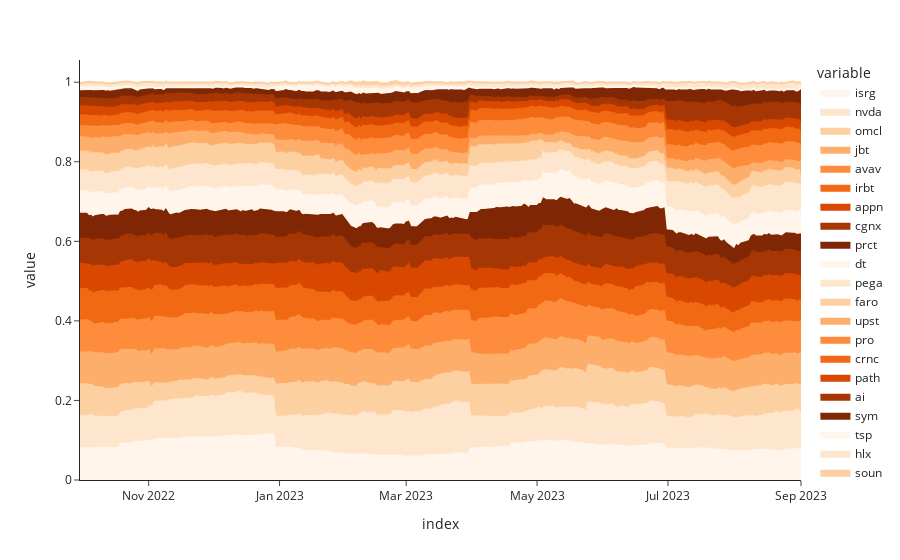

This figure's notebook cell:
### Code cell
import plotly.express as px

wei_df = round(ret.get_security_weights().loc[quartely_child_cap_upper_bound_weigh.index[0]:], 3)

fig = px.area(wei_df,
              template='simple_white',
              color_discrete_sequence=px.colors.sequential.Oranges)

for d in fig.data:
    d.fillcolor = d.line.color

fig.show()

### Figure 1 — Plotly figure (JSON) as saved in the notebook; plotly's stock layout.template omitted (floating-point values rounded to 4 significant figures; data arrays with more than 128 entries replaced by an {"elided": "..."} marker saying what was removed)
{"data": [{"fillcolor": "rgb(255,245,235)", "fillpattern": {"shape": ""}, "hovertemplate": "variable=isrg<br>index=%{x}<br>value=%{y}<extra></extra>", "legendgroup": "isrg", "line": {"color": "rgb(255,245,235)"}, "marker": {"symbol": "circle"}, "mode": "lines", "name": "isrg", "orientation": "v", "showlegend": true, "stackgroup": "1", "type": "scatter", "x": {"elided": "232 str values"}, "xaxis": "x", "y": {"elided": "232 float values"}, "yaxis": "y"}, {"fillcolor": "rgb(254,230,206)", "fillpattern": {"shape": ""}, "hovertemplate": "variable=nvda<br>index=%{x}<br>value=%{y}<extra></extra>", "legendgroup": "nvda", "line": {"color": "rgb(254,230,206)"}, "marker": {"symbol": "circle"}, "mode": "lines", "name": "nvda", "orientation": "v", "showlegend": true, "stackgroup": "1", "type": "scatter", "x": {"elided": "232 str values"}, "xaxis": "x", "y": {"elided": "232 float values"}, "yaxis": "y"}, {"fillcolor": "rgb(253,208,162)", "fillpattern": {"shape": ""}, "hovertemplate": "variable=omcl<br>index=%{x}<br>value=%{y}<extra></extra>", "legendgroup": "omcl", "line": {"color": "rgb(253,208,162)"}, "marker": {"symbol": "circle"}, "mode": "lines", "name": "omcl", "orientation": "v", "showlegend": true, "stackgroup": "1", "type": "scatter", "x": {"elided": "232 str values"}, "xaxis": "x", "y": {"elided": "232 float values"}, "yaxis": "y"}, {"fillcolor": "rgb(253,174,107)", "fillpattern": {"shape": ""}, "hovertemplate": "variable=jbt<br>index=%{x}<br>value=%{y}<extra></extra>", "legendgroup": "jbt", "line": {"color": "rgb(253,174,107)"}, "marker": {"symbol": "circle"}, "mode": "lines", "name": "jbt", "orientation": "v", "showlegend": true, "stackgroup": "1", "type": "scatter", "x": {"elided": "232 str values"}, "xaxis": "x", "y": {"elided": "232 float values"}, "yaxis": "y"}, {"fillcolor": "rgb(253,141,60)", "fillpattern": {"shape": ""}, "hovertemplate": "variable=avav<br>index=%{x}<br>value=%{y}<extra></extra>", "legendgroup": "avav", "line": {"color": "rgb(253,141,60)"}, "marker": {"symbol": "circle"}, "mode": "lines", "name": "avav", "orientation": "v", "showlegend": true, "stackgroup": "1", "type": "scatter", "x": {"elided": "232 str values"}, "xaxis": "x", "y": {"elided": "232 float values"}, "yaxis": "y"}, {"fillcolor": "rgb(241,105,19)", "fillpattern": {"shape": ""}, "hovertemplate": "variable=irbt<br>index=%{x}<br>value=%{y}<extra></extra>", "legendgroup": "irbt", "line": {"color": "rgb(241,105,19)"}, "marker": {"symbol": "circle"}, "mode": "lines", "name": "irbt", "orientation": "v", "showlegend": true, "stackgroup": "1", "type": "scatter", "x": {"elided": "232 str values"}, "xaxis": "x", "y": {"elided": "232 float values"}, "yaxis": "y"}, {"fillcolor": "rgb(217,72,1)", "fillpattern": {"shape": ""}, "hovertemplate": "variable=appn<br>index=%{x}<br>value=%{y}<extra></extra>", "legendgroup": "appn", "line": {"color": "rgb(217,72,1)"}, "marker": {"symbol": "circle"}, "mode": "lines", "name": "appn", "orientation": "v", "showlegend": true, "stackgroup": "1", "type": "scatter", "x": {"elided": "232 str values"}, "xaxis": "x", "y": {"elided": "232 float values"}, "yaxis": "y"}, {"fillcolor": "rgb(166,54,3)", "fillpattern": {"shape": ""}, "hovertemplate": "variable=cgnx<br>index=%{x}<br>value=%{y}<extra></extra>", "legendgroup": "cgnx", "line": {"color": "rgb(166,54,3)"}, "marker": {"symbol": "circle"}, "mode": "lines", "name": "cgnx", "orientation": "v", "showlegend": true, "stackgroup": "1", "type": "scatter", "x": {"elided": "232 str values"}, "xaxis": "x", "y": {"elided": "232 float values"}, "yaxis": "y"}, {"fillcolor": "rgb(127,39,4)", "fillpattern": {"shape": ""}, "hovertemplate": "variable=prct<br>index=%{x}<br>value=%{y}<extra></extra>", "legendgroup": "prct", "line": {"color": "rgb(127,39,4)"}, "marker": {"symbol": "circle"}, "mode": "lines", "name": "prct", "orientation": "v", "showlegend": true, "stackgroup": "1", "type": "scatter", "x": {"elided": "232 str values"}, "xaxis": "x", "y": {"elided": "232 float values"}, "yaxis": "y"}, {"fillcolor": "rgb(255,245,235)", "fillpattern": {"shape": ""}, "hovertemplate": "variable=dt<br>index=%{x}<br>value=%{y}<extra></extra>", "legendgroup": "dt", "line": {"color": "rgb(255,245,235)"}, "marker": {"symbol": "circle"}, "mode": "lines", "name": "dt", "orientation": "v", "showlegend": true, "stackgroup": "1", "type": "scatter", "x": {"elided": "232 str values"}, "xaxis": "x", "y": {"elided": "232 float values"}, "yaxis": "y"}, {"fillcolor": "rgb(254,230,206)", "fillpattern": {"shape": ""}, "hovertemplate": "variable=pega<br>index=%{x}<br>value=%{y}<extra></extra>", "legendgroup": "pega", "line": {"color": "rgb(254,230,206)"}, "marker": {"symbol": "circle"}, "mode": "lines", "name": "pega", "orientation": "v", "showlegend": true, "stackgroup": "1", "type": "scatter", "x": {"elided": "232 str values"}, "xaxis": "x", "y": {"elided": "232 float values"}, "yaxis": "y"}, {"fillcolor": "rgb(253,208,162)", "fillpattern": {"shape": ""}, "hovertemplate": "variable=faro<br>index=%{x}<br>value=%{y}<extra></extra>", "legendgroup": "faro", "line": {"color": "rgb(253,208,162)"}, "marker": {"symbol": "circle"}, "mode": "lines", "name": "faro", "orientation": "v", "showlegend": true, "stackgroup": "1", "type": "scatter", "x": {"elided": "232 str values"}, "xaxis": "x", "y": {"elided": "232 float values"}, "yaxis": "y"}, {"fillcolor": "rgb(253,174,107)", "fillpattern": {"shape": ""}, "hovertemplate": "variable=upst<br>index=%{x}<br>value=%{y}<extra></extra>", "legendgroup": "upst", "line": {"color": "rgb(253,174,107)"}, "marker": {"symbol": "circle"}, "mode": "lines", "name": "upst", "orientation": "v", "showlegend": true, "stackgroup": "1", "type": "scatter", "x": {"elided": "232 str values"}, "xaxis": "x", "y": {"elided": "232 float values"}, "yaxis": "y"}, {"fillcolor": "rgb(253,141,60)", "fillpattern": {"shape": ""}, "hovertemplate": "variable=pro<br>index=%{x}<br>value=%{y}<extra></extra>", "legendgroup": "pro", "line": {"color": "rgb(253,141,60)"}, "marker": {"symbol": "circle"}, "mode": "lines", "name": "pro", "orientation": "v", "showlegend": true, "stackgroup": "1", "type": "scatter", "x": {"elided": "232 str values"}, "xaxis": "x", "y": {"elided": "232 float values"}, "yaxis": "y"}, {"fillcolor": "rgb(241,105,19)", "fillpattern": {"shape": ""}, "hovertemplate": "variable=crnc<br>index=%{x}<br>value=%{y}<extra></extra>", "legendgroup": "crnc", "line": {"color": "rgb(241,105,19)"}, "marker": {"symbol": "circle"}, "mode": "lines", "name": "crnc", "orientation": "v", "showlegend": true, "stackgroup": "1", "type": "scatter", "x": {"elided": "232 str values"}, "xaxis": "x", "y": {"elided": "232 float values"}, "yaxis": "y"}, {"fillcolor": "rgb(217,72,1)", "fillpattern": {"shape": ""}, "hovertemplate": "variable=path<br>index=%{x}<br>value=%{y}<extra></extra>", "legendgroup": "path", "line": {"color": "rgb(217,72,1)"}, "marker": {"symbol": "circle"}, "mode": "lines", "name": "path", "orientation": "v", "showlegend": true, "stackgroup": "1", "type": "scatter", "x": {"elided": "232 str values"}, "xaxis": "x", "y": {"elided": "232 float values"}, "yaxis": "y"}, {"fillcolor": "rgb(166,54,3)", "fillpattern": {"shape": ""}, "hovertemplate": "variable=ai<br>index=%{x}<br>value=%{y}<extra></extra>", "legendgroup": "ai", "line": {"color": "rgb(166,54,3)"}, "marker": {"symbol": "circle"}, "mode": "lines", "name": "ai", "orientation": "v", "showlegend": true, "stackgroup": "1", "type": "scatter", "x": {"elided": "232 str values"}, "xaxis": "x", "y": {"elided": "232 float values"}, "yaxis": "y"}, {"fillcolor": "rgb(127,39,4)", "fillpattern": {"shape": ""}, "hovertemplate": "variable=sym<br>index=%{x}<br>value=%{y}<extra></extra>", "legendgroup": "sym", "line": {"color": "rgb(127,39,4)"}, "marker": {"symbol": "circle"}, "mode": "lines", "name": "sym", "orientation": "v", "showlegend": true, "stackgroup": "1", "type": "scatter", "x": {"elided": "232 str values"}, "xaxis": "x", "y": {"elided": "232 float values"}, "yaxis": "y"}, {"fillcolor": "rgb(255,245,235)", "fillpattern": {"shape": ""}, "hovertemplate": "variable=tsp<br>index=%{x}<br>value=%{y}<extra></extra>", "legendgroup": "tsp", "line": {"color": "rgb(255,245,235)"}, "marker": {"symbol": "circle"}, "mode": "lines", "name": "tsp", "orientation": "v", "showlegend": true, "stackgroup": "1", "type": "scatter", "x": {"elided": "232 str values"}, "xaxis": "x", "y": {"elided": "232 float values"}, "yaxis": "y"}, {"fillcolor": "rgb(254,230,206)", "fillpattern": {"shape": ""}, "hovertemplate": "variable=hlx<br>index=%{x}<br>value=%{y}<extra></extra>", "legendgroup": "hlx", "line": {"color": "rgb(254,230,206)"}, "marker": {"symbol": "circle"}, "mode": "lines", "name": "hlx", "orientation": "v", "showlegend": true, "stackgroup": "1", "type": "scatter", "x": {"elided": "232 str values"}, "xaxis": "x", "y": {"elided": "232 float values"}, "yaxis": "y"}, {"fillcolor": "rgb(253,208,162)", "fillpattern": {"shape": ""}, "hovertemplate": "variable=soun<br>index=%{x}<br>value=%{y}<extra></extra>", "legendgroup": "soun", "line": {"color": "rgb(253,208,162)"}, "marker": {"symbol": "circle"}, "mode": "lines", "name": "soun", "orientation": "v", "showlegend": true, "stackgroup": "1", "type": "scatter", "x": {"elided": "232 str values"}, "xaxis": "x", "y": {"elided": "232 float values"}, "yaxis": "y"}], "layout": {"legend": {"title": {"text": "variable"}, "tracegroupgap": 0}, "margin": {"t": 60}, "xaxis": {"anchor": "y", "domain": [0, 1], "title": {"text": "index"}}, "yaxis": {"anchor": "x", "domain": [0, 1], "title": {"text": "value"}}}}
